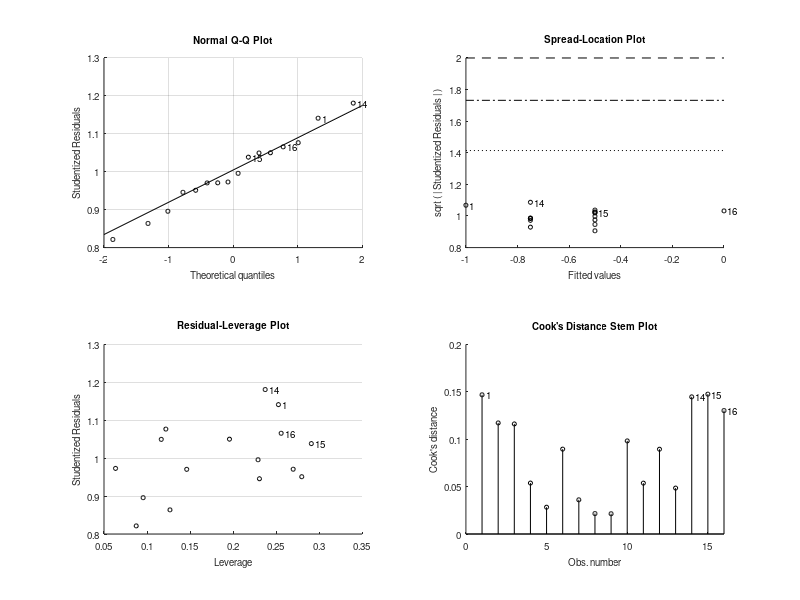
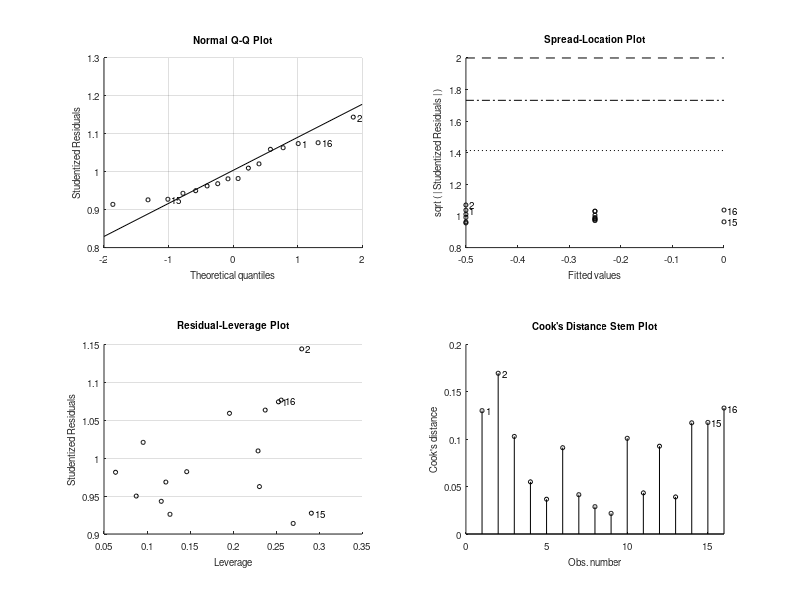

These figures' MATLAB source, in order: (Note: this script raises an error after producing the figures.)
years = 2006:2021; % 年份
urban_birth_rate = [1.2, 1.3, 1.1, 1.5, 1.4, 1.6, 1.3, 1.5, 1.6, 1.7, 1.5, 1.6, 1.7, 1.8, 1.7, 1.8]; % 城市生育率
rural_birth_rate = [1.7, 1.8, 1.6, 1.9, 1.8, 2.0, 1.8, 1.9, 2.0, 2.1, 1.9, 2.0, 2.1, 2.2, 2.1, 2.2]; % 乡村生育率
urbanization_rate = [30, 31, 32, 33, 35, 36, 37, 38, 40, 41, 42, 44, 45, 47, 48, 50]; % 城镇化率
migration_rate = [5, 5.1, 5.2, 5.3, 5.5, 5.6, 5.7, 5.8, 6.0, 6.1, 6.2, 6.4, 6.5, 6.7, 6.8, 7.0]; % 流动人口比例
% 转换数据为列向量
years = years(:);
urban_birth_rate = urban_birth_rate(:);
rural_birth_rate = rural_birth_rate(:);
urbanization_rate = urbanization_rate(:);
migration_rate = migration_rate(:);
% 建立城市生育率模型
urban_model = fitlm([urbanization_rate, migration_rate], urban_birth_rate);
disp(urban_model);
% 建立乡村生育率模型
rural_model = fitlm([urbanization_rate, migration_rate], rural_birth_rate);
disp(rural_model);
% 模型预测
future_urbanization = [51, 52, 53, 54, 55]; % 未来城镇化率
future_migration = [7.1, 7.2, 7.3, 7.4, 7.5]; % 未来流动人口比例
future_urban_birth_rate = predict(urban_model, [future_urbanization(:), future_migration(:)]);
future_rural_birth_rate = predict(rural_model, [future_urbanization(:), future_migration(:)]);
% 显示预测结果
disp('Future Urban Birth Rates:');
disp(future_urban_birth_rate);
disp('Future Rural Birth Rates:');
disp(future_rural_birth_rate);
% 绘制城市生育率模型的原始数据和拟合线
figure;
plot(years, urban_birth_rate, 'bo', 'MarkerFaceColor', 'b'); % 原始数据点
hold on;
% 添加拟合线
fitted_values_urban = predict(urban_model, [urbanization_rate, migration_rate]);
plot(years, fitted_values_urban, 'r-', 'LineWidth', 2); % 拟合线
title('城市生育率与城镇化及流动人口关系');
xlabel('年份');
ylabel('城市生育率');
legend('实际生育率', '拟合生育率');
grid on;
% 绘制乡村生育率模型的原始数据和拟合线
figure;
plot(years, rural_birth_rate, 'go', 'MarkerFaceColor', 'g'); % 原始数据点
hold on;
% 添加拟合线
fitted_values_rural = predict(rural_model, [urbanization_rate, migration_rate]);
plot(years, fitted_values_rural, 'k-', 'LineWidth', 2); % 拟合线
title('乡村生育率与城镇化及流动人口关系');
xlabel('年份');
ylabel('乡村生育率');
legend('实际生育率', '拟合生育率');
grid on;
% 预测未来生育率的可视化
future_years = [2022, 2023, 2024, 2025, 2026]; % 假设未来五年
figure;
hold on;
plot(future_years, future_urban_birth_rate, 'ro-', 'LineWidth', 2, 'MarkerFaceColor', 'r'); % 城市生育率预测
plot(future_years, future_rural_birth_rate, 'go-', 'LineWidth', 2, 'MarkerFaceColor', 'g'); % 乡村生育率预测
title('未来五年生育率预测');
xlabel('年份');
ylabel('生育率');
legend('城市预测生育率', '乡村预测生育率');
grid on;
